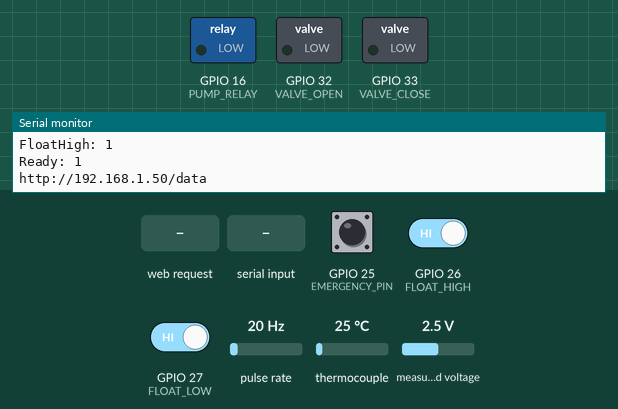
A sketch run on a simulated ESP32. Shown: switched loads named in the sketch (green lamp = pin HIGH), the last lines printed to the serial monitor. Wiring (inferred from the names in the program): pulse sensor: data GPIO 4. The inputs (shaded band) are chosen by the test bench; at power-on: GPIO 26 (FLOAT_HIGH) HIGH, GPIO 25 (EMERGENCY_PIN) HIGH, GPIO 27 (FLOAT_LOW) HIGH, pulse rate 20 Hz, thermocouple 25 °C, measured voltage 2.5 V. WiFi joins after 1.5 s; servers stay silent unless stated; pins used as bus, display or sensor lines are not drawn.

Above: at 2.7 s.
2.8 s: GPIO 26 (FLOAT_HIGH) driven LOW
At 3.9 s:
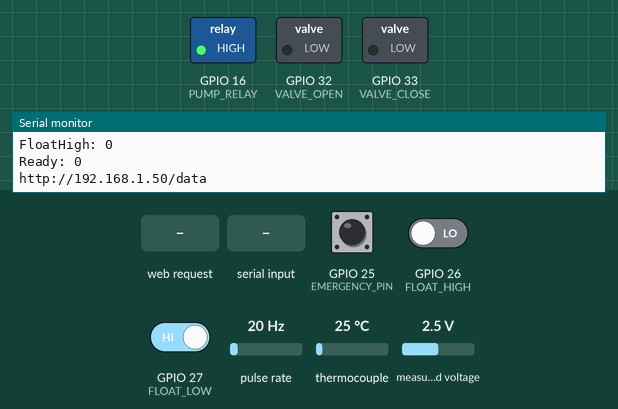
4.3 s: HTTP request GET /valve/on received
At 4.8 s:
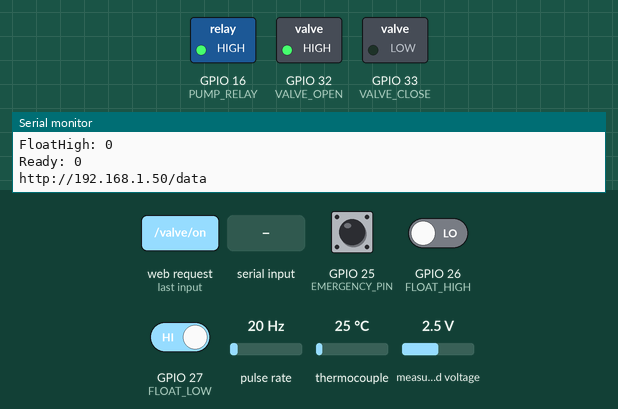
5.8 s: "VALVE_OFF\n" received over Serial
At 6.6 s:
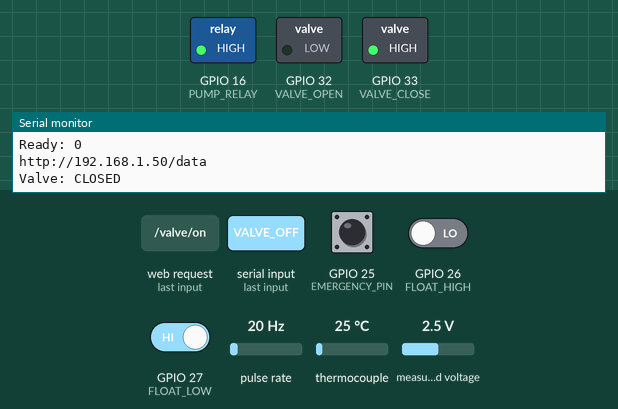
7.3 s: GPIO 26 (FLOAT_HIGH) driven HIGH
At 8.5 s:
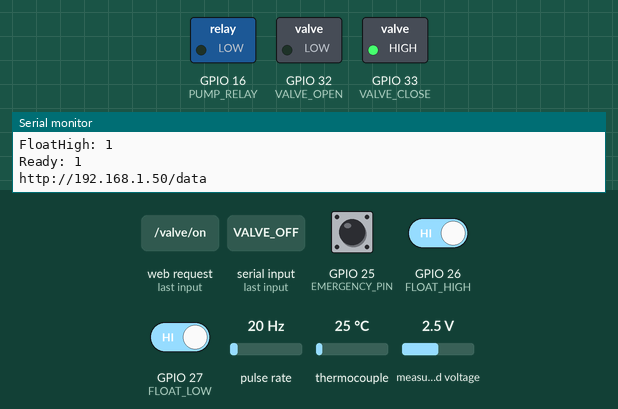
8.8 s: "VALVE_ON\n" received over Serial
At 9.4 s:
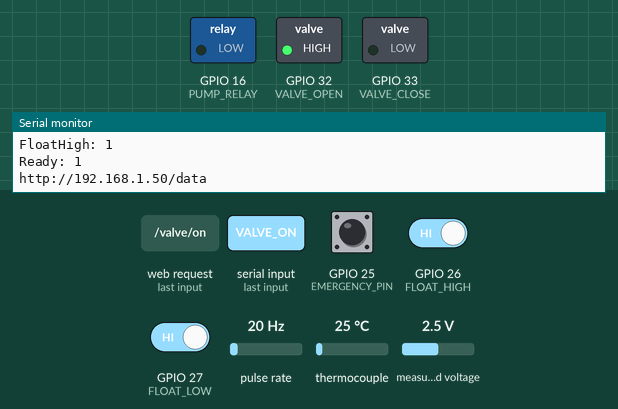
Timing chart, 0 to 11.8 s (numbered marks = the images above; inputs shaded):
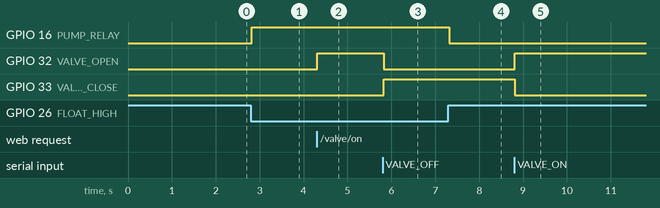

Measured:
- after the input at 2.8 s, GPIO 16 (PUMP_RELAY): LOW → HIGH at once
- after the input at 4.3 s, GPIO 32 (VALVE_OPEN): LOW → HIGH at once
- after the input at 5.8 s, GPIO 32 (VALVE_OPEN): HIGH → LOW at once; GPIO 33 (VALVE_CLOSE): LOW → HIGH at once
- after the input at 7.3 s, GPIO 16 (PUMP_RELAY): HIGH → LOW at once
- after the input at 8.8 s, GPIO 32 (VALVE_OPEN): LOW → HIGH at once; GPIO 33 (VALVE_CLOSE): HIGH → LOW at once

The sketch:

esp32_boiler.ino
```cpp
#include <Adafruit_MAX31865.h>
#include <Adafruit_ADS1X15.h>
#include <Wire.h>
#include <WebServer.h>
#include <WiFi.h>

// ================== WIFI CONFIG ==================
const char *ssid = "AryaniPhone";
const char *password = "38003800";

WebServer server(80);

// ================== PIN CONFIGURATION ==================
#define FLOW_PIN 4
#define FLOAT_LOW 27
#define FLOAT_HIGH 26

#define PUMP_RELAY 16
#define SSR_PIN 17

#define VALVE_OPEN 32
#define VALVE_CLOSE 33

#define EMERGENCY_PIN 25
#define MAX_CS 5

// ================== OBJECTS ==================
Adafruit_MAX31865 pt100 = Adafruit_MAX31865(MAX_CS);
Adafruit_ADS1115 ads;  // ADS1115 on default I2C address 0x48

// ================== GLOBAL VARIABLES ==================
volatile int flowPulse = 0;
float flowRate = 0;
float temperature = 0;
float pressure = 0;

bool pumpState = false;
bool valveOpenState = false;

// Float Switch States
bool floatLow = false;    // true = water IS at or above low mark
bool floatHigh = false;   // true = water IS at or above high mark
bool systemReady = false; // true = safe to run heater (water at high level)

// Manual Control State
bool heaterManual = false;
bool heaterManualState = false;

unsigned long lastFlowTime = 0;

const float PULSES_PER_LITER = 450.0;

// ================== SENSOR SMOOTHING (EMA) ==================
// Exponential Moving Average: filtered = α * raw + (1-α) * filtered_prev
// Lower α = smoother but slower response.  Higher α = faster but noisier.
const float EMA_ALPHA_TEMP     = 0.15;  // Temperature changes slowly — heavy smoothing
const float EMA_ALPHA_PRESSURE = 0.15;  // Pressure changes slowly — heavy smoothing
const float EMA_ALPHA_FLOW     = 0.25;  // Flow needs faster tracking

float ema_temperature = 0;
float ema_pressure    = 0;
float ema_flow        = 0;
bool  ema_initialized = false;  // First reading seeds the filter

// Number of ADC samples to average per pressure reading (reduces quantization noise)
const int PRESSURE_OVERSAMPLE = 4;

// ================== WIFI SETUP ==================
void setupWiFi() {
  WiFi.begin(ssid, password);
  Serial.print("Connecting to WiFi");
  while (WiFi.status() != WL_CONNECTED) {
    delay(500);
    Serial.print(".");
  }
  Serial.println("\nWiFi Connected!");
  Serial.print("IP Address: ");
  Serial.println(WiFi.localIP());

  // Print in the format the Python proxy auto-detects
  Serial.print("http://");
  Serial.print(WiFi.localIP());
  Serial.println("/data");
}

// ================== HTTP HANDLERS (Dashboard Control) ==================
void handleHeaterOn() {
  if (!systemReady) {
    server.send(403, "application/json",
                "{\"status\":\"DENIED\", \"reason\":\"Water level too low — "
                "fill to FLOAT_HIGH first\"}");
    Serial.println("SAFETY: Heater ON denied — water not ready");
    return;
  }
  heaterManual = true;
  heaterManualState = true;
  server.send(200, "application/json",
              "{\"status\":\"HEATER_ON\", \"mode\":\"MANUAL\"}");
  Serial.println("Heater: ON");
}

void handleHeaterOff() {
  heaterManual = true;
  heaterManualState = false;
  server.send(200, "application/json",
              "{\"status\":\"HEATER_OFF\", \"mode\":\"MANUAL\"}");
  Serial.println("Heater: OFF");
}

void handleHeaterAuto() {
  heaterManual = false;
  server.send(200, "application/json",
              "{\"status\":\"AUTO\", \"mode\":\"AUTO\"}");
  Serial.println("Mode: AUTO");
}

void handleValveOn() {
  if (!valveOpenState) {
    valveOpenCmd();  // Power OPEN relay, release CLOSE relay
    valveOpenState = true;
  }
  server.send(200, "application/json", "{\"status\":\"VALVE_OPEN\"}");
  Serial.println("Valve: OPEN");
}

void handleValveOff() {
  if (valveOpenState) {
    valveCloseCmd();  // Release OPEN relay, power CLOSE relay
    valveOpenState = false;
  }
  server.send(200, "application/json", "{\"status\":\"VALVE_CLOSED\"}");
  Serial.println("Valve: CLOSED");
}

void handleStatus() {
  String json = "{";
  json += "\"temp\":" + String(temperature) + ",";
  json += "\"pressure\":" + String(pressure) + ",";
  json += "\"flow\":" + String(flowRate) + ",";
  json += "\"heater_manual\":" + String(heaterManual ? "true" : "false") + ",";
  json += "\"heater_state\":" +
          String(digitalRead(SSR_PIN) == HIGH ? "\"ON\"" : "\"OFF\"") + ",";
  json += "\"pump\":" + String(pumpState ? "true" : "false") + ",";
  json +=
      "\"valve\":" + String(valveOpenState ? "\"OPEN\"" : "\"CLOSED\"") + ",";
  json += "\"float_low\":" + String(floatLow ? "true" : "false") + ",";
  json += "\"float_high\":" + String(floatHigh ? "true" : "false") + ",";
  json += "\"ready\":" + String(systemReady ? "true" : "false");
  json += "}";
  server.send(200, "application/json", json);
}

// ================== INTERRUPTS & SENSORS ==================
void IRAM_ATTR flowISR() { flowPulse++; }

void readSensors() {
  // Flow Calculation
  if (millis() - lastFlowTime >= 1000) {
    float liters = flowPulse / PULSES_PER_LITER;
    float rawFlow = liters * 60.0;
    flowPulse = 0;
    lastFlowTime = millis();

    // EMA for flow
    if (!ema_initialized) {
      ema_flow = rawFlow;
    } else {
      ema_flow = EMA_ALPHA_FLOW * rawFlow + (1.0 - EMA_ALPHA_FLOW) * ema_flow;
    }
    flowRate = ema_flow;
  }

  // Temperature (PT100)
  float raw_temp = pt100.temperature(100, 430);
  // Calibration: If sensor returns raw high values, convert to Celsius
  if (raw_temp > 300) {
    raw_temp = (raw_temp - 500.0) / 10.0;
  }
  // EMA for temperature
  if (!ema_initialized) {
    ema_temperature = raw_temp;
  } else {
    ema_temperature = EMA_ALPHA_TEMP * raw_temp + (1.0 - EMA_ALPHA_TEMP) * ema_temperature;
  }
  temperature = ema_temperature;

  // Pressure Sensor via ADS1115 (16-bit ADC, I2C)
  // Sensor: 1.2 MPa (12 bar) G1/4" Stainless Steel Transducer
  // Output: 0.5V (0 bar) to 4.5V (12 bar), powered at 5V
  // ADS1115: Gain = TWOTHIRDS (±6.144V), resolution = 0.1875 mV/bit
  // Multi-sample averaging to reduce quantization noise
  long adcSum = 0;
  for (int i = 0; i < PRESSURE_OVERSAMPLE; i++) {
    adcSum += ads.readADC_SingleEnded(0);
  }
  float avgADC = (float)adcSum / (float)PRESSURE_OVERSAMPLE;
  float sensorVoltage = avgADC * 0.0001875;  // ADS1115 TWOTHIRDS gain: 0.1875 mV/bit
  const float PRESSURE_ZERO_V = 0.5;
  const float PRESSURE_SPAN_V = 4.0;
  const float PRESSURE_FULL_SCALE_MPA = 1.2; // 1.2 MPa = 12 bar gauge
  float rawPressure = (sensorVoltage - PRESSURE_ZERO_V) *
                      (PRESSURE_FULL_SCALE_MPA / PRESSURE_SPAN_V);
  if (rawPressure < 0) rawPressure = 0;
  if (rawPressure > 1.2) rawPressure = 1.2; // Clamp to sensor max

  // EMA for pressure
  if (!ema_initialized) {
    ema_pressure = rawPressure;
    ema_initialized = true;  // All channels seeded after first pass
  } else {
    ema_pressure = EMA_ALPHA_PRESSURE * rawPressure + (1.0 - EMA_ALPHA_PRESSURE) * ema_pressure;
  }
  pressure = ema_pressure;

  // Float Switches — Normally-Closed (NC) wiring with INPUT_PULLUP
  // No water → float hangs down → switch CLOSED → pin grounded → LOW
  // Water present → float rises → switch OPENS → pin pulled HIGH
  floatLow = (digitalRead(FLOAT_LOW) == HIGH); // HIGH = water at/above low mark
  floatHigh =
      (digitalRead(FLOAT_HIGH) == HIGH); // HIGH = water at/above high mark

  // System Ready = water has reached the high float level
  // Safe to operate the heater only when sufficient water is present
  systemReady = floatHigh;
}

// ================== HARDWARE CONTROL ==================
// Valve relay module: Active-HIGH → HIGH = relay ON, LOW = relay OFF
void valveOpenCmd() {
  digitalWrite(VALVE_CLOSE, LOW);   // Release CLOSE relay first
  digitalWrite(VALVE_OPEN, HIGH);   // Then power OPEN relay
}

void valveCloseCmd() {
  digitalWrite(VALVE_OPEN, LOW);    // Release OPEN relay first
  digitalWrite(VALVE_CLOSE, HIGH);  // Then power CLOSE relay
}

void valveStopCmd() {
  digitalWrite(VALVE_OPEN, LOW);    // Both relays OFF — no power to valve
  digitalWrite(VALVE_CLOSE, LOW);
}

void emergencyCheck() {
  if (digitalRead(EMERGENCY_PIN) == LOW) {
    digitalWrite(SSR_PIN, LOW);
    digitalWrite(PUMP_RELAY, LOW);
    valveStopCmd();  // Kill all valve power
  }
}

void pumpControl() {
  // Uses the already-read float states from readSensors()
  if (!floatHigh && !pumpState) {
    // Water dropped below high float → start pump
    digitalWrite(PUMP_RELAY, HIGH);
    pumpState = true;
    Serial.println("Pump: ON (water below high float)");
  }
  if (floatHigh && pumpState) {
    // Water reached high float → stop pump
    digitalWrite(PUMP_RELAY, LOW);
    pumpState = false;
    Serial.println("Pump: OFF (water at high float)");
  }
}

void heaterControl() {
  // CRITICAL SAFETY OVERRIDE 1: Temperature limit (145°C)
  if (temperature >= 145) {
    digitalWrite(SSR_PIN, LOW);
    if (millis() % 5000 < 100)
      Serial.println("CRITICAL: Overheat Safety Triggered!");
    return;
  }

  // CRITICAL SAFETY OVERRIDE 2: Water level check
  // Heater MUST NOT run if water level is below the high float
  if (!systemReady) {
    digitalWrite(SSR_PIN, LOW);
    if (millis() % 5000 < 100)
      Serial.println("SAFETY: Heater blocked — water level not ready");
    return;
  }

  if (heaterManual) {
    // Mode: Manual (Controlled by Dashboard)
    digitalWrite(SSR_PIN, heaterManualState ? HIGH : LOW);
  } else {
    // Mode: Auto (Controlled by Thermostat)
    if (temperature >= 130)
      digitalWrite(SSR_PIN, LOW);
    else if (temperature <= 100)
      digitalWrite(SSR_PIN, HIGH);
  }
}

// Valve: No auto-control needed.
// Relays hold their state continuously until the next explicit command.
// OPEN  → VALVE_OPEN relay stays energized, VALVE_CLOSE relay stays off.
// CLOSE → VALVE_CLOSE relay stays energized, VALVE_OPEN relay stays off.
// Idle  → Both relays stay in whatever state they were last commanded to.

// ================== SERIAL CMD PARSING ==================
void processSerialCommands() {
  if (Serial.available()) {
    String cmd = Serial.readStringUntil('\n');
    cmd.trim();
    cmd.toUpperCase();

    if (cmd == "HEATER_ON") {
      if (!systemReady) {
        Serial.println("SAFETY: Heater ON denied — water not ready");
        return;
      }
      heaterManual = true;
      heaterManualState = true;
      Serial.println("Heater: ON");
    } else if (cmd == "HEATER_OFF") {
      heaterManual = true;
      heaterManualState = false;
      Serial.println("Heater: OFF");
    } else if (cmd == "HEATER_AUTO") {
      heaterManual = false;
      Serial.println("Mode: AUTO");
    } else if (cmd == "VALVE_ON") {
      if (!valveOpenState) {
        Serial.println("Valve: OPEN");
        valveOpenCmd();
        valveOpenState = true;
      } else {
        Serial.println("Valve: ALREADY OPEN");
      }
    } else if (cmd == "VALVE_OFF") {
      if (valveOpenState) {
        Serial.println("Valve: CLOSED");
        valveCloseCmd();
        valveOpenState = false;
      } else {
        Serial.println("Valve: ALREADY CLOSED");
      }
    }
  }
}

// ================== MAIN SETUP & LOOP ==================
void setup() {
  Serial.begin(115200);
  setupWiFi();

  // WebServer Routes
  server.on("/heater/on", handleHeaterOn);
  server.on("/heater/off", handleHeaterOff);
  server.on("/heater/auto", handleHeaterAuto);
  server.on("/valve/on", handleValveOn);
  server.on("/valve/off", handleValveOff);
  server.on("/data", handleStatus);
  server.begin();

  // ADS1115 Pressure ADC — I2C on SDA=21, SCL=22
  Wire.begin(21, 22);
  ads.setGain(GAIN_TWOTHIRDS);  // ±6.144V range — covers 0–4.5V sensor output
  if (!ads.begin()) {
    Serial.println("ERROR: ADS1115 not found! Check I2C wiring.");
  } else {
    Serial.println("ADS1115 initialized on I2C (0x48)");
  }

  pinMode(FLOW_PIN, INPUT_PULLUP);
  pinMode(FLOAT_LOW, INPUT_PULLUP);
  pinMode(FLOAT_HIGH, INPUT_PULLUP);
  pinMode(EMERGENCY_PIN, INPUT_PULLUP);
  pinMode(PUMP_RELAY, OUTPUT);
  pinMode(SSR_PIN, OUTPUT);

  // Valve relay pins — Active-HIGH module: LOW = OFF on boot
  pinMode(VALVE_OPEN, OUTPUT);
  pinMode(VALVE_CLOSE, OUTPUT);
  digitalWrite(VALVE_OPEN, LOW);   // OFF — no power to valve on startup
  digitalWrite(VALVE_CLOSE, LOW);  // OFF — no power to valve on startup

  attachInterrupt(digitalPinToInterrupt(FLOW_PIN), flowISR, RISING);
  pt100.begin(MAX31865_3WIRE);
  Serial.println("System Initialized...");
}

void loop() {
  server.handleClient();
  processSerialCommands();

  readSensors();
  emergencyCheck();
  pumpControl();
  heaterControl();

  // Periodic Telemetry to Serial (for Python Proxy)
  // Format MUST match what serial_proxy.py parses
  static unsigned long lastLog = 0;
  if (millis() - lastLog >= 1000) {
    Serial.println("------");
    Serial.print("Temp: ");
    Serial.println(temperature);
    Serial.print("Pressure: ");
    Serial.println(pressure);
    Serial.print("P_ADC: ");
    Serial.println(ads.readADC_SingleEnded(0)); // raw ADS1115 counts
    Serial.print("P_Volts: ");
    Serial.println(ads.computeVolts(ads.readADC_SingleEnded(0)),
                   4); // sensor voltage from ADS1115
    Serial.print("Flow: ");
    Serial.println(flowRate);
    Serial.print("Pump: ");
    Serial.println(pumpState ? "1" : "0");
    Serial.print("Heater: ");
    Serial.println(digitalRead(SSR_PIN) == HIGH ? "ON" : "OFF");
    Serial.print("Mode: ");
    Serial.println(heaterManual ? "MANUAL" : "AUTO");
    Serial.print("Valve: ");
    Serial.println(valveOpenState ? "OPEN" : "CLOSED");

    Serial.print("FloatLow: ");
    Serial.println(floatLow ? "1" : "0");
    Serial.print("FloatHigh: ");
    Serial.println(floatHigh ? "1" : "0");
    Serial.print("Ready: ");
    Serial.println(systemReady ? "1" : "0");

    // IP auto-detection line for the Python proxy
    Serial.print("http://");
    Serial.print(WiFi.localIP());
    Serial.println("/data");

    lastLog = millis();
  }
}
```
